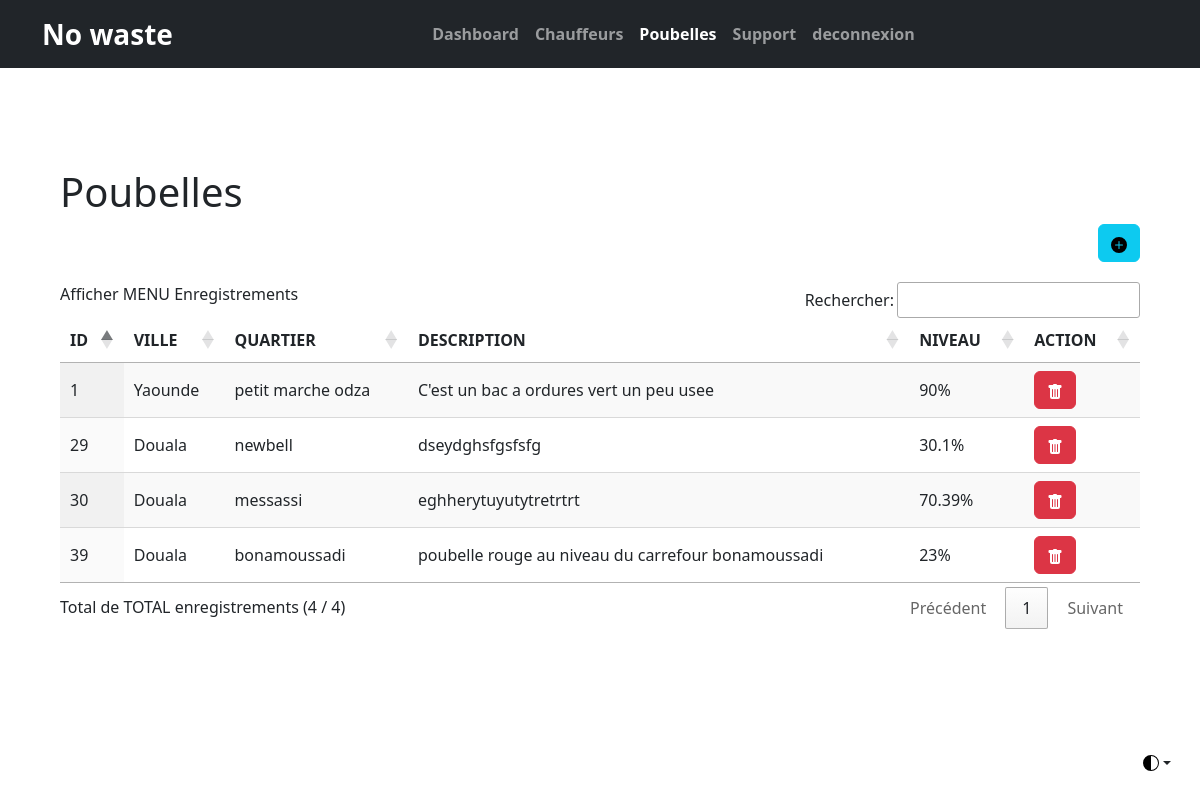
/poubelles.php, run on the app's committed database.
### tables this page shows
CREATE TABLE IF NOT EXISTS `poubelles` (
  `idPoubelle` int NOT NULL AUTO_INCREMENT,
  `ville` varchar(250) NOT NULL,
  `quartier` varchar(250) NOT NULL,
  `description` text NOT NULL,
  `niveau` float NOT NULL,
  PRIMARY KEY (`idPoubelle`)
);

### poubelles.php (the view, shortened to what this page needs)
<?php
    include_once("headers.php");
    include_once("main.php");
  ?>
    <main>
        <div data-aos="zoom-in-down" class="container">
        <h1 class="mt-5">Poubelles</h1>
        <a href="addPoubelle.php" class="btn btn-info" style="float: right;margin-bottom: 20px;">
            <svg xmlns="http://www.w3.org/2000/svg" width="16" height="16" fill="currentColor" class="bi bi-plus-circle-fill" viewBox="0 0 16 16">
            <path d="M16 8A8 8 0 1 1 0 8a8 8 0 0 1 16 0zM8.5 4.5a.5.5 0 0 0-1 0v3h-3a.5.5 0 0 0 0 1h3v3a.5.5 0 0 0 1 0v-3h3a.5.5 0 0 0 0-1h-3v-3z"/>
            </svg>
        </a>
        <?php
            $query="select * from poubelles";
            $pdostml=$pdo->prepare($query);
            $pdostml->execute();
        ?>
        <table id="dataTable" class="display">
        <thead>
            <tr>
                <th>ID</th>
                <th>VILLE</th>
                <th>QUARTIER</th>
                <th>DESCRIPTION</th>
                <th>NIVEAU</th>
                <th>ACTION</th>
            </tr>
        </thead>
        <tbody>
            <?php while($ligne=$pdostml->fetch(PDO::FETCH_ASSOC)):
            ?>
            <tr>
                <td><?php echo $ligne["idPoubelle"];?></td>
                <td><?php echo $ligne["ville"];?></td>
                <td><?php echo $ligne["quartier"];?></td>
                <td><?php echo $ligne["description"];?></td>
                <td><?php echo $ligne["niveau"]."%";?></td>
                <td>
                    <a href="deletePoubelle.php?id=<?php echo $ligne["idPoubelle"]?>" class="btn btn-danger">
                    </a>
                </td>
            </tr>
            <?php endwhile;?>
        </tbody>
    </table>
    </div>
</main>
<?php include_once("footer.php");?>

### css/style.css (style rules this page uses)
:root { --white:#fff; --light:#f3f4ee; --fuscha:hsl(334, 94%, 57%); --desaturate-fusha:hsla(334, 94%, 57%,0.15); --desaturate-fusha-2:hsla(334, 94%, 57%,0.1); --cyan:hsla(184, 46%, 57%); --desaturate-cyan:hsla(184, 46%, 57%,0.25); --desaturate-cyan-2:hsla(184, 46%, 57%,0.15); --light-blue:#bbeef1; --pinkless:#fff3e0; --yellow: #f1b813; --text-color-primary: #314657; --text-color-secondary: #58626e; --text-color-third: #9db3be; --box-shadow-card: 8px 8px 32px var(--desaturate-fuscha); --box-shadow-card-2: 8px 8px 32px var(--desaturate-cyan); --box-sidebar: 2px 4px 16px var(--desaturate-cyan-2); --padding-card: 28px; --border-raduis-rounded: 50%; --border-raduis-4: 4px; --border-raduis-8: 8px; --border-raduis-12: 12px; --border-raduis-card: var(--padding-card); }
main > .container { padding: 60px 15px 0; }

### data on the page
poubelles: idPoubelle "1", ville "Yaounde", quartier "petit marche odza", description "C'est un bac a ordures vert un peu usee", niveau "90"
poubelles: idPoubelle "29", ville "Douala", quartier "newbell", description "dseydghsfgsfsfg", niveau "30.1"
poubelles: idPoubelle "30", ville "Douala", quartier "messassi", description "eghherytuyutytretrtrt", niveau "70.39"
poubelles: idPoubelle "39", ville "Douala", quartier "bonamoussadi", description "poubelle rouge au niveau du carrefour bonamoussadi", niveau "23"
